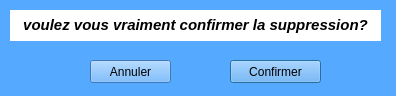
<?xml version="1.0" encoding="UTF-8"?>
<ui version="4.0">
 <class>suppression</class>
 <widget class="QDialog" name="suppression">
  <property name="geometry">
   <rect>
    <x>0</x>
    <y>0</y>
    <width>396</width>
    <height>96</height>
   </rect>
  </property>
  <property name="windowTitle">
   <string>Dialog</string>
  </property>
  <property name="styleSheet">
   <string notr="true">
background-color: rgb(85, 170, 255);</string>
  </property>
  <widget class="QLabel" name="label">
   <property name="geometry">
    <rect>
     <x>10</x>
     <y>10</y>
     <width>371</width>
     <height>31</height>
    </rect>
   </property>
   <property name="styleSheet">
    <string notr="true">background-color: rgb(255, 255, 255);</string>
   </property>
   <property name="text">
    <string>&lt;html&gt;&lt;head/&gt;&lt;body&gt;&lt;p align=&quot;center&quot;&gt;&lt;span style=&quot; font-size:11pt; font-weight:600; font-style:italic;&quot;&gt;voulez vous vraiment confirmer la suppression?&lt;/span&gt;&lt;/p&gt;&lt;/body&gt;&lt;/html&gt;</string>
   </property>
  </widget>
  <widget class="QPushButton" name="pushButton_confirmer">
   <property name="geometry">
    <rect>
     <x>230</x>
     <y>60</y>
     <width>91</width>
     <height>23</height>
    </rect>
   </property>
   <property name="styleSheet">
    <string notr="true">border-bottom-color: rgb(255, 255, 255);</string>
   </property>
   <property name="text">
    <string>Confirmer</string>
   </property>
   <property name="default">
    <bool>true</bool>
   </property>
  </widget>
  <widget class="QPushButton" name="pushButton_annuler">
   <property name="geometry">
    <rect>
     <x>90</x>
     <y>60</y>
     <width>81</width>
     <height>23</height>
    </rect>
   </property>
   <property name="styleSheet">
    <string notr="true">border-bottom-color: rgb(255, 255, 255);</string>
   </property>
   <property name="text">
    <string>Annuler</string>
   </property>
  </widget>
 </widget>
 <resources/>
 <connections/>
</ui>
